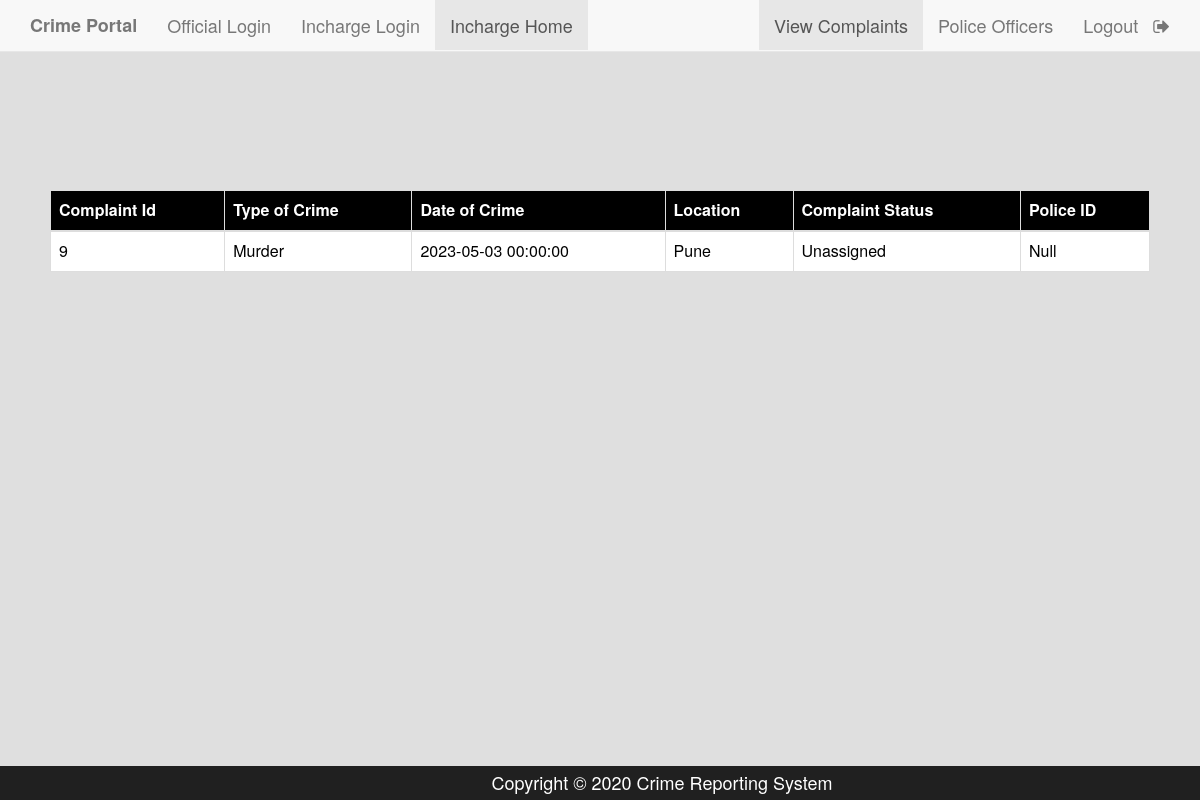
/SALINIPRACHI_CRS/Incharge_complain_page.php?i_id=sumantpujari, run on the app's committed database.
### tables this page shows
CREATE TABLE `complaint` (
  `c_id` int(11) NOT NULL,
  `a_no` bigint(12) NOT NULL,
  `location` varchar(50) NOT NULL,
  `type_crime` varchar(50) NOT NULL,
  `crimedate` datetime NOT NULL,
  `complaintdate` datetime NOT NULL,
  `culprit` varchar(300) NOT NULL,
  `description` varchar(7000) NOT NULL,
  `image` varchar(300) NOT NULL,
  `inc_status` varchar(50) DEFAULT 'Unassigned',
  `pol_status` varchar(50) DEFAULT 'null',
  `p_id` varchar(50) DEFAULT 'Null'
);

### SALINIPRACHI_CRS/Incharge_complain_page.php (the view, shortened to what this page needs)
<?php
$i_id=$_GET['i_id'];
	$conn=mysqli_connect("localhost","root","","crime_portal",3306);
?>
<html>
<head>
	<link rel="stylesheet" type="text/css" href="https://maxcdn.bootstrapcdn.com/bootstrap/3.3.5/css/bootstrap.min.css">
	<link rel="stylesheet" type="text/css" href="https://maxcdn.bootstrapcdn.com/font-awesome/4.4.0/css/font-awesome.min.css">
</head>
<body style="background-color: #dfdfdf">
	<nav  class="navbar navbar-default navbar-fixed-top">
  <div class="container">
    <div class="navbar-header">
      <a class="navbar-brand" href="home.php"><b>Crime Portal</b></a>
    </div>
    <div id="navbar" class="collapse navbar-collapse">
      <ul class="nav navbar-nav">
        <li ><a href="official_login.php">Official Login</a></li>
        <li ><a href="inchargelogin.php">Incharge Login</a></li>
        <li class="active"><a href="Incharge_complain_page.php">Incharge Home</a></li>
      </ul>
      <ul class="nav navbar-nav navbar-right">
        <li class="active" ><a href="Incharge_complain_page.php">View Complaints</a></li>
        <li ><a href="incharge_view_police.php?i_id=<?php echo $_SESSION['email']?>">Police Officers</a></li>
        <li><a href="inc_logout.php">Logout &nbsp <i class="fa fa-sign-out" aria-hidden="true"></i></a></li>
      </ul>
    </div>
  </div>
 </nav>
    <br><br><br>
 <div style="padding:50px;">
   <table class="table table-bordered">
    <thead class="thead-dark" style="background-color: black; color: white;">
      <tr>
        <th scope="col">Complaint Id</th>
        <th scope="col">Type of Crime</th>
        <th scope="col">Date of Crime</th>
        <th scope="col">Location</th>
        <th scope="col">Complaint Status</th>
          <th scope="col">Police ID</th>
      </tr>
    </thead>
            <?php
			$result1=mysqli_query($conn,"SELECT location FROM police_station where i_id='$i_id'");
    $q2=mysqli_fetch_assoc($result1);
    $location=$q2['location'];
				$query="select * from complaint where location='$location' order by c_id desc";
				$result=mysqli_query($conn,$query);
				$total=mysqli_num_rows($result);
				if($total!=0)
				{
              while($rows=mysqli_fetch_assoc($result)){
             ?>
            <tbody style="background-color: white; color: black;">
      <tr>
        <td><?php echo $rows['c_id'];?></td>
        <td><?php echo $rows['type_crime'];?></td>
        <td><?php echo $rows['crimedate'];?></td>
          <td><?php echo $rows['location'];?></td>
          <td><?php echo $rows['inc_status']; ?></td>
          <td><?php echo $rows['p_id']; ?></td>
      </tr>
    </tbody>
    <?php
    }
				}
				else
				{
						echo "<script>alert('No record Found in your scope')</script>";
				}
    ?>
</table>
<div class="fixed-footer">
        <div class="container">Copyright &copy; 2020 Crime Reporting System</div>
</div>
</body>
</body>
</html>

### SALINIPRACHI_CRS/Incharge_complain_page.php (style rules this page uses)
.fixed-footer { width:120%; margin-left:-9%; position:fixed; bottom:0; background:#202020; padding:4px; color:white; }
.container { font-size:18px; text-align:center; }

### data on the page
complaint: c_id "9", type_crime "Murder", crimedate "2023-05-03 00:00:00", location "Pune", inc_status "Unassigned", p "Null"
